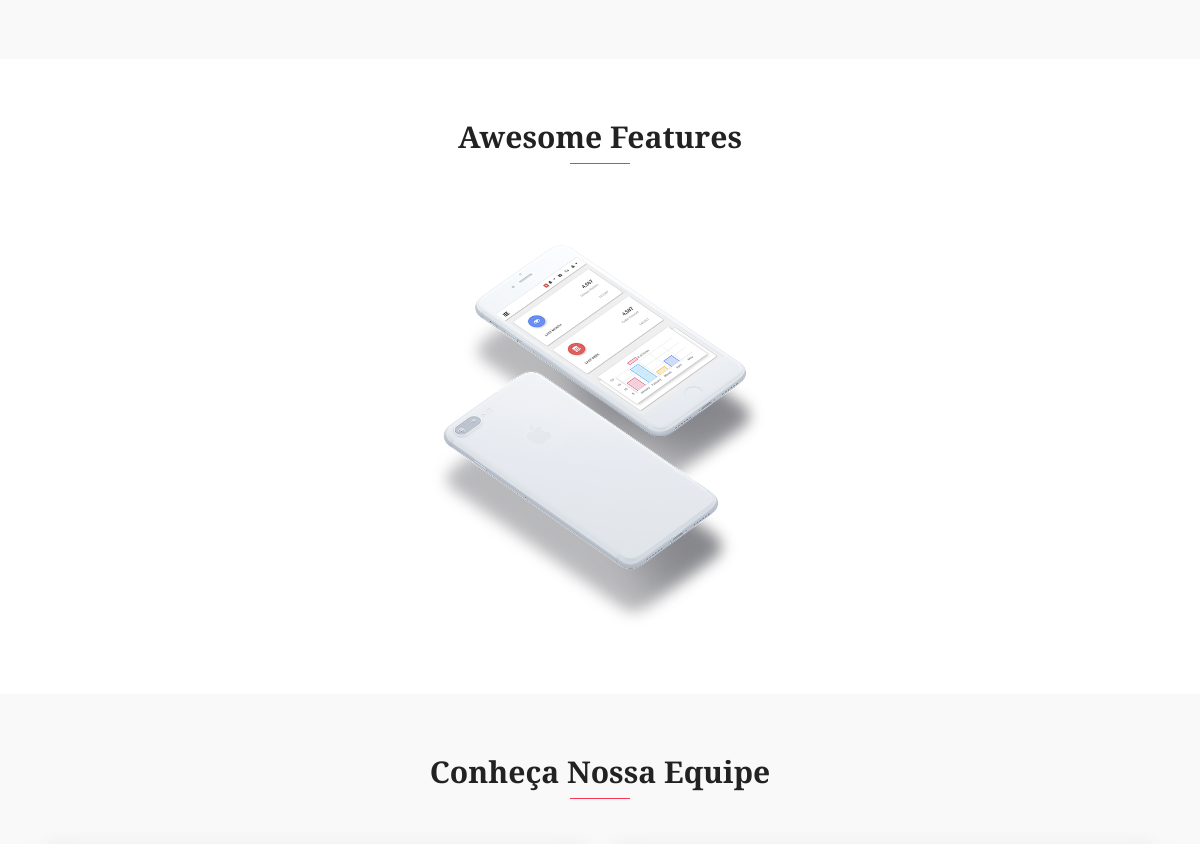
Before: / (middle part) with the older database file.
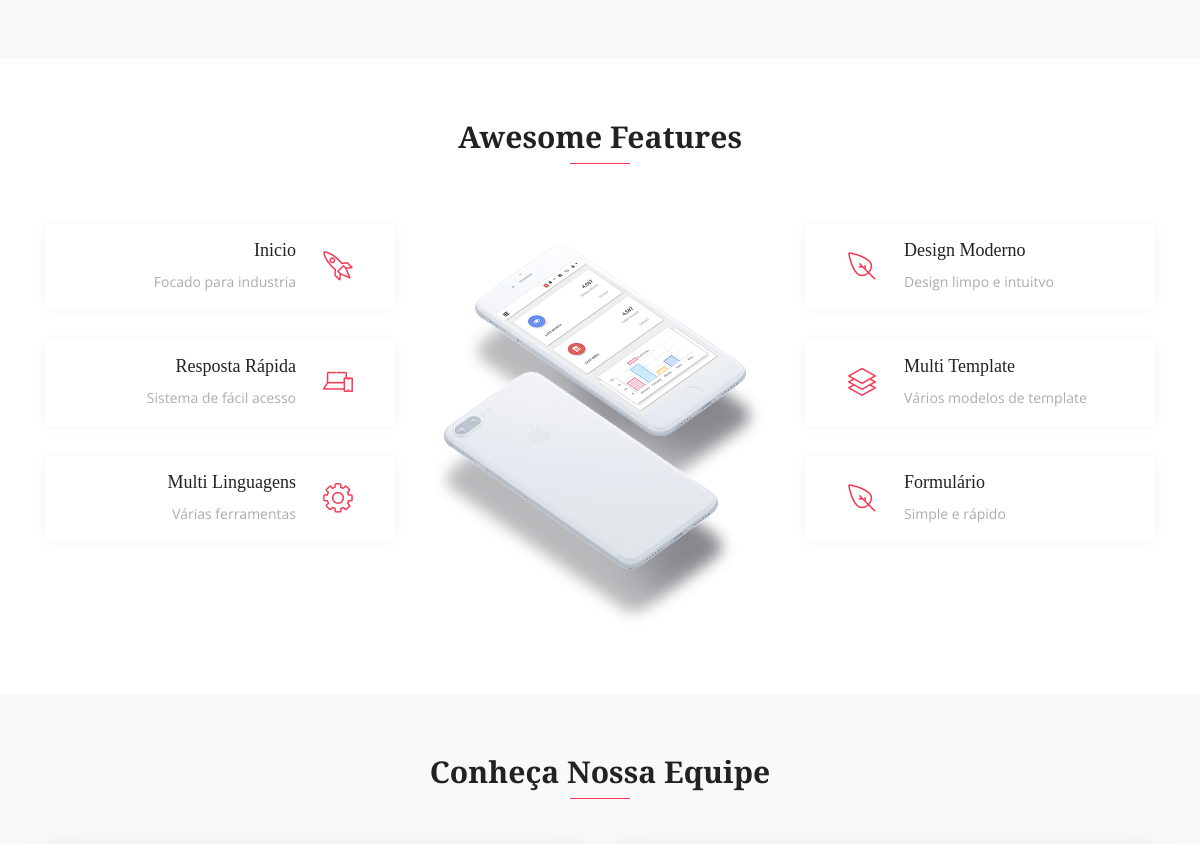
After: the same page with the newer database file.
### core/models.py (models this page shows, shortened)
class Base(models.Model):
    criados = models.DateField('Criação', auto_now_add=True)
    modificado = models.DateField('Modificado', auto_now=True)
    ativo = models.BooleanField('Ativo', default=True)
    class Meta:
        abstract = True

class Feature(Base):
    ICONE_CHOICES = (
        ('lni-cog', 'Engrenagem'),
        ('lni-laptop-phone', 'Notebook'),
        ('lni-leaf', 'Folha'),
        ('lni-layers', 'Design'),
        ('lni-rocket', 'Foguete'),
    )
    feature = models.CharField('Feature', max_length=100)
    descricao = models.TextField('Descrição', max_length=200)
    icone = models.CharField('Icone', max_length=16, choices=ICONE_CHOICES)
    class Meta:
        verbose_name = 'Feature'

### core/views.py (the view, shortened to what this page needs)
# urls.py: path('', IndexView.as_view(), name='index')
class IndexView(FormView):
    template_name = 'index.html'
    form_class = ContatoForm
    success_url = reverse_lazy('index')
    def get_context_data(self, **kwargs):
        context = super(IndexView, self).get_context_data(**kwargs)
        context['servicos'] = Servico.objects.order_by('?').all()
        context['funcionarios'] = Funcionario.objects.all()
        context['features'] = Feature.objects.all()
        return context

### core/models.py (called while the page is built)
    def __str__(self):
        return self.cargo

### core/templates/index.html (shortened to what this page needs)
{% extends 'base.html' %}
{% load static %}
{% block content %}
    {% include 'sobre.html' %}
    {% include 'features.html' %}
    {% include 'equipe.html' %}
   {% endblock %}

### core/templates/base.html (shortened to what this page needs)
{% load static %}
<!DOCTYPE html>
<html lang="pt-br">
  <head>
    <link rel="stylesheet" href="{% static 'css/bootstrap.min.css' %}" >
    <link rel="stylesheet" href="{% static 'fonts/line-icons.css' %}">
    <link rel="stylesheet" href="{% static 'css/owl.carousel.min.css' %}">
    <link rel="stylesheet" href="{% static 'css/owl.theme.css' %}">
    <link rel="stylesheet" href="{% static 'css/animate.css' %}">
    <link rel="stylesheet" href="{% static 'css/main.css' %}">
    <link rel="stylesheet" href="{% static 'css/responsive.css' %}">
  </head>
  <body>
      {% block content %} {% endblock %}
  </body>
</html>

### core/templates/hero.html (shortened to what this page needs)
{% load static %}

### core/templates/servicos.html (shortened to what this page needs)
{% load static %}

### core/templates/sobre.html (shortened to what this page needs)
{% load static %}
<div class="about-area section-padding bg-gray">
    </div>

### core/templates/features.html
{% load static %}
<section id="features" class="section-padding">
      <div class="container">
        <div class="section-header text-center">
          <h2 class="section-title wow fadeInDown" data-wow-delay="0.3s">Awesome Features</h2>
          <div class="shape wow fadeInDown" data-wow-delay="0.3s"></div>
        </div>
        <div class="row">
          <div class="col-lg-4 col-md-12 col-sm-12 col-xs-12">
            <div class="content-left">
            {% for feature in features|slice:"0:3" %}
              <div class="box-item wow fadeInLeft" data-wow-delay="0.3s">
                <span class="icon">
                  <i class="{{ feature.icone }}"></i>
                </span>
                <div class="text">
                  <h4>{{ feature.feature}}</h4>
                  <p>{{ feature.descricao }}</p>
                </div>
              </div>
            {% endfor %}
            </div>
        </div>
          <div class="col-lg-4 col-md-12 col-sm-12 col-xs-12">
            <div class="show-box wow fadeInUp" data-wow-delay="0.3s">
              <img src="{% static 'img/feature/intro-mobile.png' %}" alt="">
            </div>
          </div>
          <div class="col-lg-4 col-md-12 col-sm-12 col-xs-12">
              {% for feature in features|slice:"3:6" %}
            <div class="content-right">
              <div class="box-item wow fadeInLeft" data-wow-delay="0.3s">
                <span class="icon">
                  <i class="{{ feature.icone }}"></i>
                </span>
                <div class="text">
                  <h4>{{ feature.feature}}</h4>
                  <p>{{ feature.descricao }}</p>
                </div>
              </div>
            </div>
                {% endfor %}
          </div>
        </div>
      </div>
    </section>

### core/templates/equipe.html (shortened to what this page needs)
{% load static %}
<section id="team" class="section-padding bg-gray">
      <div class="container">
        <div class="section-header text-center">
          <h2 class="section-title wow fadeInDown" data-wow-delay="0.3s">Conheça Nossa Equipe</h2>
          <div class="shape wow fadeInDown" data-wow-delay="0.3s"></div>
        </div>
        <div class="row">
          {% for funcionario in funcionarios %}
          <div class="col-lg-6 col-md-12 col-xs-12">
          </div>
          {% endfor %}
        </div>
      </div>
    </section>

### core/templates/precos.html (shortened to what this page needs)
{% load static %}

### core/templates/clientes.html (shortened to what this page needs)
{% load static %}

### core/templates/chamada.html (shortened to what this page needs)
{% load static %}

### core/templates/contato.html (shortened to what this page needs)
{% load static %}

### core/templates/footer.html (shortened to what this page needs)
{% load static %}

### core/static/css/main.css (style rules this page uses)
html { overflow-x: hidden; }
body { background: #fff; font-size: 14px; font-weight: 400; font-family: 'Open Sans', sans-serif; -webkit-box-sizing: border-box; -moz-box-sizing: border-box; box-sizing: border-box; -webkit-font-smoothing: subpixel-antialiased; color: #abacae; line-height: 25px; -webkit-backface-visibility: hidden; backface-visibility: hidden; overflow-x: hidden; }
h1, h2, h3, h4 { font-size: 38px; color: #222222; font-weight: 700; font-family: 'Arvo', serif; }
p { font-weight: 400; font-family: 'Open Sans', sans-serif; margin: 0px; font-size: 14px; }
.section-header { margin-bottom: 30px; }
.section-title { font-size: 30px; color: #222222; display: inline-block; font-weight: 700; position: relative; }
.shape { height: 1px; margin: 0 auto 30px; position: relative; width: 60px; background-color: #F63854; }
.bg-gray { background: #f9f9f9; }
.section-padding { padding: 60px 0; }
#features { background: #fff; }
#features .icon { display: inline-block; width: 60px; height: 60px; border-radius: 4px; text-align: center; position: relative; z-index: 1; }
#features .content-left span { float: right; }
#features .content-left .text { text-align: right; }
#features .content-right span { float: left; }
#features .box-item { box-shadow: 0 0 12px #F4F4F4; padding: 15px; line-height: 22px; margin-top: 30px; border-radius: 3px; background-color: #fff; -webkit-transition: all .3s ease-in-out; -mox-transition: all .3s ease-in-out; transition: all .3s ease-in-out; position: relative; top: 0; }
#features .box-item .icon { text-align: center; margin: 12px; -webkit-transition: all 0.2s linear; -moz-transition: all 0.2s linear; -o-transition: all 0.2s linear; transition: all 0.2s linear; }
#features .box-item .icon i { color: #F63854; font-size: 30px; -webkit-transition: all 0.2s linear; -moz-transition: all 0.2s linear; -o-transition: all 0.2s linear; transition: all 0.2s linear; }
#features .box-item .text h4 { cursor: pointer; font-size: 18px; font-weight: 500; line-height: 22px; -webkit-transition: all 0.2s linear; -moz-transition: all 0.2s linear; -o-transition: all 0.2s linear; transition: all 0.2s linear; }
#features .box-item .text p { font-size: 14px; line-height: 26px; }
#features .show-box { margin-top: 50px; }
#features .show-box img { width: 100%; }

Changed rows visible on the page:
added Feature: feature "Inicio", descricao "Focado para industria", shown under "Awesome Features"
added Feature: feature "Resposta Rápida", descricao "Sistema de fácil acesso", shown under "Awesome Features"
added Feature: feature "Multi Linguagens", descricao "Várias ferramentas", shown under "Awesome Features"
added Feature: feature "Design Moderno", descricao "Design limpo e intuitvo"
added Feature: feature "Multi Template", descricao "Vários modelos de template"
added Feature: feature "Formulário", descricao "Simple e rápido"
